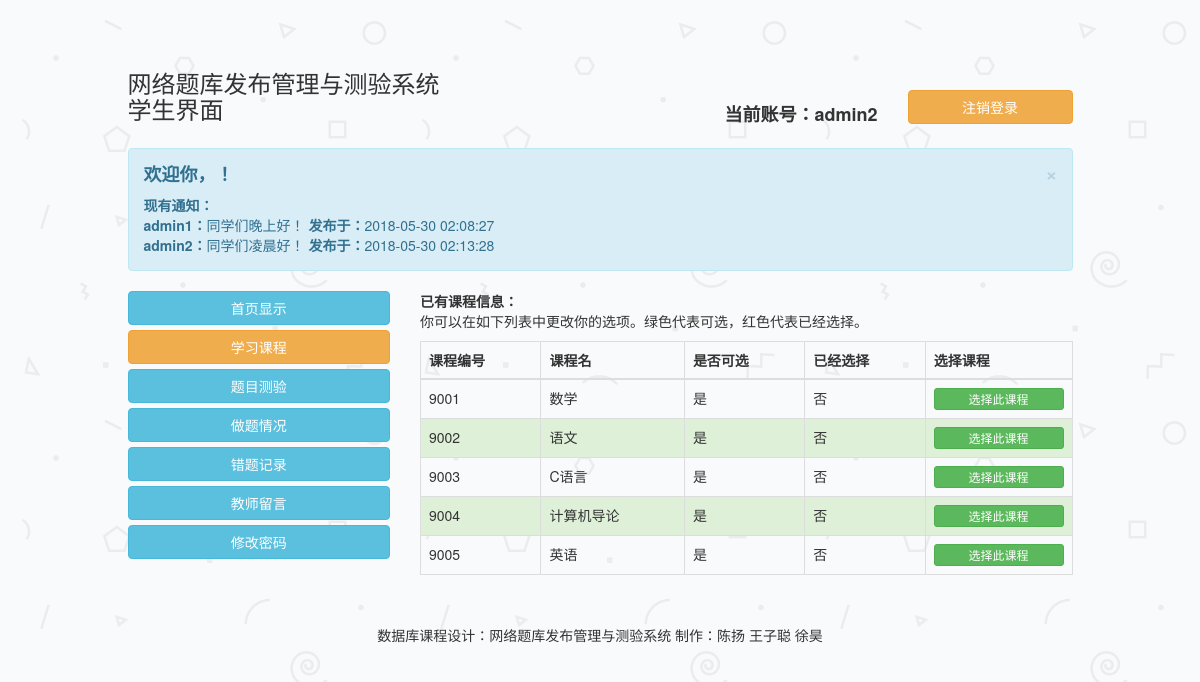
Page /系统源代码/QuestionManageSystem/studentSystem/manage/course_choose.php (signed in) on the committed database.
### tables this page shows
CREATE TABLE IF NOT EXISTS `notice_student` (
  `admin_username` char(20) NOT NULL,
  `notice_contents` char(200) DEFAULT NULL,
  `notice_time` datetime DEFAULT NULL
);

CREATE TABLE IF NOT EXISTS `id_course` (
  `course_id` char(20) NOT NULL,
  `course_name` char(20) NOT NULL
);

### 系统源代码/QuestionManageSystem/studentSystem/manage/course_choose.php (the view, shortened to what this page needs)
<!DOCTYPE html>
<html>
<head>
   <link rel="stylesheet" href="../../css/bootstrap.min.css">
</head>
<body background="..\login\images\back.png">
<?php
	if (isset ( $_SESSION ["code"] )) {
		$con=mysqli_connect("localhost","root","root","stu_test");
		mysqli_query($con,"set names 'utf8'");
?>
<div class="container">
	<div class="row clearfix">
		<div class="col-md-12 column">
            <p>
			    <br><br>
			</p>
		</div>
	</div>
	<div class="row clearfix">
		<div class="col-md-1 column">
		</div>
		<div class="col-md-4 column">
            <h3>
				网络题库发布管理与测验系统<br>学生界面
			</h3>
		</div>
		<div class="col-md-2 column">
		</div>
		<div class="col-md-2 column">
            <p class="text-right" style="font-size:18px">
			<br><br><strong>当前账号：<?php echo "${_SESSION["username"]}"; ?></strong>
			</p>
		</div>
		<div class="col-md-2 column">
			<br><br><button type="button" class="btn btn-default btn-block btn-warning" onclick="window.location.href='exit.php'">注销登录</button>
		</div>
		<div class="col-md-1 column">
		</div>
	</div>
	<div class="row clearfix">
		<div class="col-md-12 column">
		</div>
	</div>
	<div class="row clearfix">
		<div class="col-md-1 column">
		</div>
		<div class="col-md-10 column">
			<div class="alert alert-dismissable alert-info">
				<button type="button" class="close" data-dismiss="alert" aria-hidden="true">×</button>
                <?php
					$result=mysqli_query($con,"select * from student_info where student_username='${_SESSION["username"]}'");
					$bookinfo=mysqli_fetch_array($result);
					$student_name=$bookinfo["student_name"];
					$student_id=$bookinfo["student_id"];
					$result=mysqli_query($con,"select * from student_course where student_id='{$student_id}'");
					$bookinfo=mysqli_fetch_array($result);
					$student_course_id=$bookinfo["course_id"];
				?>
                <h4>
				<strong>欢迎你，<?php echo "$student_name"?>！</strong></h4>
				<?php
					$notice_check=mysqli_query($con,"select * from notice_student");
					$notice=mysqli_fetch_array($notice_check);
					if(!$notice){
						echo '<strong>目前暂无管理员发布的通知。</strong><br>'.'在开始使用本系统前，请详细阅读界面首页的操作使用提示！';
					}else{
						echo '<strong>'.'现有通知：'.'</strong>'.'<br>';
						$notice_check=mysqli_query($con,"select * from notice_student");
						while($row_notice=mysqli_fetch_assoc($notice_check)){
							echo '<strong>'.$row_notice['admin_username'].'：</strong>'.$row_notice['notice_contents'].'          '.'<strong>发布于：</strong>'.$row_notice['notice_time'].'<br>';
						}
					}
				?>
			</div>
		</div>
		<div class="col-md-1 column">
		</div>
	</div>
	<div class="row clearfix">
		<div class="col-md-1 column">
		</div>
		<div class="col-md-3 column">
			 <button type="button" class="btn btn-default btn-block btn-info" onclick="window.location.href='index.php'">首页显示</button>
			 <button type="button" class="btn btn-default btn-block btn-warning" onclick="window.location.href='course_choose.php'">学习课程</button>
			 <button type="button" class="btn btn-default btn-block btn-info" onclick="window.location.href='do_question.php?if=2&degree=0'">题目测验</button>
			 <button type="button" class="btn btn-default btn-block btn-info" onclick="window.location.href='question_condition.php'">做题情况</button>
			 <button type="button" class="btn btn-default btn-block btn-info" onclick="window.location.href='wrong_question_record.php'">错题记录</button>
			 <button type="button" class="btn btn-default btn-block btn-info" onclick="window.location.href='leave_message.php'">教师留言</button>
			 <button type="button" class="btn btn-default btn-block btn-info" onclick="window.location.href='edit_password.php'">修改密码</button>
		</div>
		<div class="col-md-7 column">
                <?php
                    $result=mysqli_query($con,"select * from id_course;");
                    if($result && mysqli_num_rows($result)){
						$num=1;
						echo '<p><strong>已有课程信息：</strong><br>你可以在如下列表中更改你的选项。绿色代表可选，红色代表已经选择。</p>';
						echo '<table class="table table-bordered table-hover"><thead><tr><th>课程编号</th><th>课程名</th><th>是否可选</th>';
						echo '<th>已经选择</th><th>选择课程</th></tr></thead><tbody>';
                        while($row=mysqli_fetch_assoc($result)){
                        if($num%2==0){
                            echo '<tr class="success">';
                        }else{
                            echo '<tr>';
                        }
                        echo '<td>'.$row['course_id'].'</td>';
                        echo '<td>'.$row['course_name'].'</td>';
                        echo '<td>'.'是'.'</td>';
                        if($row['course_id']==$student_course_id){
                            echo '<td>'.'是'.'</td>';
                            echo '<td>';
                            echo '<button type="button" class="btn btn-default btn-block btn-danger btn-xs">已选此课程</button>';
                            echo '</td>';
                        }else{
                            echo '<td>'.'否'.'</td>';
                            echo '<td>';
                            echo '<button type="button" class="btn btn-default btn-block btn-success btn-xs" onclick="window.location.href=\'course_choose_action.php?id='.$row['course_id'].'\''.'">选择此课程</button>';
                            echo '</td>';
                        }
                        $num++;
                        }
                    }else{
                        echo '<strong>'.'暂时未开设课程，无法选择！'.'</strong>';
                    }
                ?>
				</tbody>
			</table>
		</div>
		<div class="col-md-1 column">
		</div>
	</div>
	<div class="row clearfix">
		<div class="col-md-1 column">
		</div>
		<div class="col-md-10 column">
            <p>
				 <br>
			</p>
			<p class="text-center">
				 数据库课程设计：网络题库发布管理与测验系统    制作：陈扬    王子聪    徐昊
			</p>
		</div>
		<div class="col-md-1 column">
		</div>
	</div>
</div>
<?php
}
?>
</body>

### rows in the picture
notice_student: admin_username "admin1", notice_contents "同学们晚上好！", notice_time "2018-05-30 02:08:27"
notice_student: admin_username "admin2", notice_contents "同学们凌晨好！", notice_time "2018-05-30 02:13:28"
id_course: course_id "9001", course_name "数学"
id_course: course_id "9002", course_name "语文"
id_course: course_id "9003", course_name "C语言"
id_course: course_id "9004", course_name "计算机导论"
id_course: course_id "9005", course_name "英语"

### other values in the picture
_SESSION["username"] "admin2"
